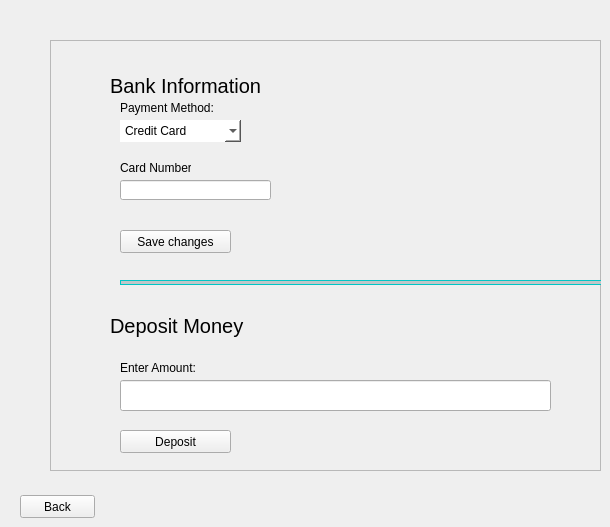
       <widget class="QWidget" name="settings_bank_page">
        <widget class="QFrame" name="frame_14">
         <property name="geometry">
          <rect>
           <x>50</x>
           <y>40</y>
           <width>551</width>
           <height>431</height>
          </rect>
         </property>
         <property name="styleSheet">
          <string notr="true">border-bottom: 5px solid;
border-right: 5px solid;
border-color: rgb(192, 198, 200);</string>
         </property>
         <property name="frameShape">
          <enum>QFrame::StyledPanel</enum>
         </property>
         <property name="frameShadow">
          <enum>QFrame::Raised</enum>
         </property>
         <widget class="QPushButton" name="save_bank_info_button">
          <property name="geometry">
           <rect>
            <x>70</x>
            <y>190</y>
            <width>111</width>
            <height>23</height>
           </rect>
          </property>
          <property name="styleSheet">
           <string notr="true">
QPushButton {
                
	background-color: blue;
                border: none;
                border-radius: 5px;

				color: white
            }
QPushButton:hover {
                background-color: gray;
            };
</string>
          </property>
          <property name="text">
           <string>Save changes</string>
          </property>
         </widget>
         <widget class="QLineEdit" name="card_number_edit">
          <property name="geometry">
           <rect>
            <x>70</x>
            <y>140</y>
            <width>151</width>
            <height>20</height>
           </rect>
          </property>
         </widget>
         <widget class="QPushButton" name="deposit_money_button">
          <property name="geometry">
           <rect>
            <x>70</x>
            <y>390</y>
            <width>111</width>
            <height>23</height>
           </rect>
          </property>
          <property name="styleSheet">
           <string notr="true">
QPushButton {
                
	background-color: blue;
                border: none;
                border-radius: 5px;

				color: white
            }
QPushButton:hover {
                background-color: gray;
            };
</string>
          </property>
          <property name="text">
           <string>Deposit</string>
          </property>
         </widget>
         <widget class="QLabel" name="label_35">
          <property name="geometry">
           <rect>
            <x>60</x>
            <y>270</y>
            <width>141</width>
            <height>31</height>
           </rect>
          </property>
          <property name="styleSheet">
           <string notr="true">font-size: 20px;
border: none
</string>
          </property>
          <property name="text">
           <string>Deposit Money</string>
          </property>
         </widget>
         <widget class="QLineEdit" name="deposit_money_line_edit">
          <property name="geometry">
           <rect>
            <x>70</x>
            <y>340</y>
            <width>431</width>
            <height>31</height>
           </rect>
          </property>
         </widget>
         <widget class="QFrame" name="frame_15">
          <property name="geometry">
           <rect>
            <x>70</x>
            <y>240</y>
            <width>500</width>
            <height>5</height>
           </rect>
          </property>
          <property name="styleSheet">
           <string notr="true">background-color: rgb(0, 255, 255);</string>
          </property>
          <property name="frameShape">
           <enum>QFrame::StyledPanel</enum>
          </property>
          <property name="frameShadow">
           <enum>QFrame::Raised</enum>
          </property>
         </widget>
         <widget class="QLabel" name="label_36">
          <property name="geometry">
           <rect>
            <x>70</x>
            <y>320</y>
            <width>101</width>
            <height>16</height>
           </rect>
          </property>
          <property name="styleSheet">
           <string notr="true">border: none
</string>
          </property>
          <property name="text">
           <string>Enter Amount:</string>
          </property>
         </widget>
         <widget class="QLabel" name="label_37">
          <property name="geometry">
           <rect>
            <x>60</x>
            <y>30</y>
            <width>171</width>
            <height>31</height>
           </rect>
          </property>
          <property name="styleSheet">
           <string notr="true">font-size: 20px;
border: none
</string>
          </property>
          <property name="text">
           <string>Bank Information</string>
          </property>
         </widget>
         <widget class="QComboBox" name="payment_method_combo_box">
          <property name="geometry">
           <rect>
            <x>70</x>
            <y>80</y>
            <width>121</width>
            <height>22</height>
           </rect>
          </property>
          <property name="styleSheet">
           <string notr="true">border: none;
background-color: white</string>
          </property>
          <item>
           <property name="text">
            <string>Credit Card</string>
           </property>
          </item>
          <item>
           <property name="text">
            <string>Bank Transfer</string>
           </property>
          </item>
          <item>
           <property name="text">
            <string>E-Bill</string>
           </property>
          </item>
          <item>
           <property name="text">
            <string>Online Payment</string>
           </property>
          </item>
         </widget>
         <widget class="QLabel" name="label_38">
          <property name="geometry">
           <rect>
            <x>70</x>
            <y>60</y>
            <width>101</width>
            <height>16</height>
           </rect>
          </property>
          <property name="styleSheet">
           <string notr="true">border: none
</string>
          </property>
          <property name="text">
           <string>Payment Method:</string>
          </property>
         </widget>
         <widget class="QLabel" name="label_34">
          <property name="geometry">
           <rect>
            <x>70</x>
            <y>120</y>
            <width>71</width>
            <height>16</height>
           </rect>
          </property>
          <property name="styleSheet">
           <string notr="true">border: none
</string>
          </property>
          <property name="text">
           <string>Card Number:</string>
          </property>
         </widget>
        </widget>
        <widget class="QPushButton" name="back_to_settings_page_button_2">
         <property name="geometry">
          <rect>
           <x>20</x>
           <y>495</y>
           <width>75</width>
           <height>23</height>
          </rect>
         </property>
         <property name="styleSheet">
          <string notr="true">
QPushButton {
                
	background-color: blue;
                border: none;
                border-radius: 5px;

				color: white
            }
QPushButton:hover {
                background-color: gray;
            };
</string>
         </property>
         <property name="text">
          <string>Back</string>
         </property>
        </widget>
       </widget>
